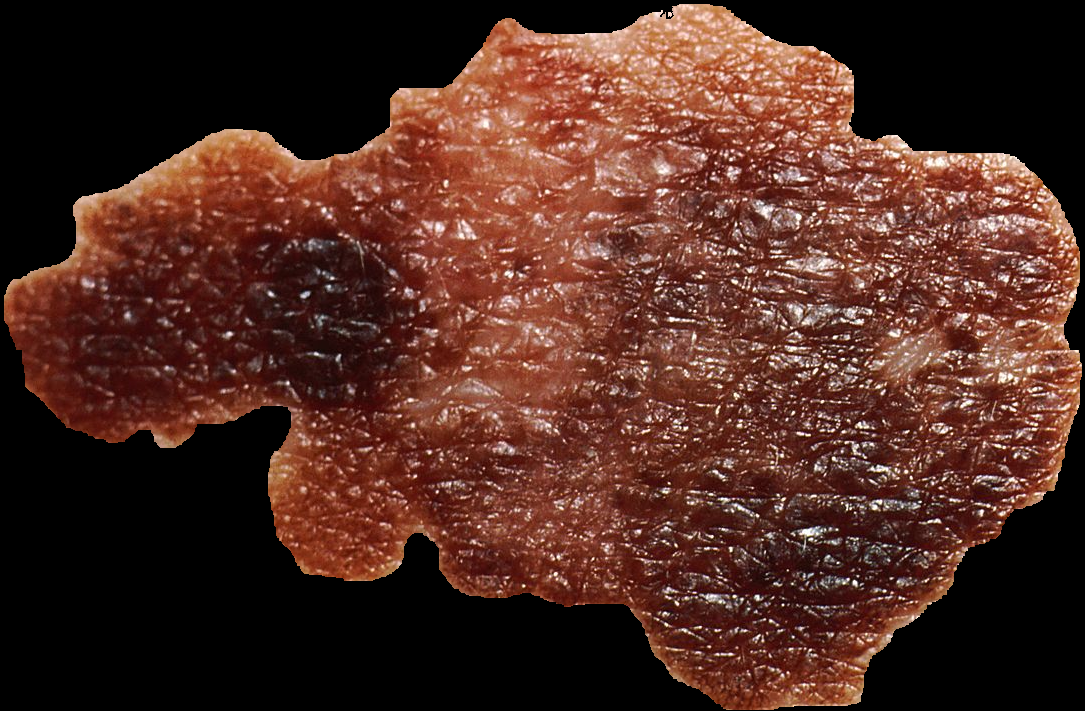
#> input picture Melanoma.png, 1085 x 711 px
$ python Colour-evaluation.py
#> lines starting #> are read from the running program, lines starting #| are printed output that depends on the picture; after the words box and inside, x2 and y2 are one past the last pixel; in counts of white or black regions, pixels touching at a corner belong together
import cv2
import numpy as np
import matplotlib.pyplot as plt

leasie = cv2.imread("Melanoma.png")
#> leasie is the input picture: shape (711, 1085, 3); mean B, G, R 34.1, 43.3, 78.8
color_score = 0
leasie = cv2.cvtColor(leasie, cv2.COLOR_BGR2RGB)

# intervals
light_brown_higher_range = (109, 60, 46)
light_brown_lower_range = (92, 64, 51)

dark_brown_higher_range = (92, 64, 51)
dark_brown_lower_range = (43, 30, 24)

white_higher_range = (255, 255, 255)
white_lower_range = (217, 217, 217)

red_higher_range = (255, 77, 77)
red_lower_range = (154, 0, 0)

blue_grey_higher_range = (144, 168, 180)
blue_grey_lower_range = (69, 91, 102)

black_higher_range = (38, 38, 38)
black_lower_range = (0, 0, 0)

# mask of colour
mask_light_brown = cv2.inRange(leasie, light_brown_lower_range, light_brown_higher_range)
#> mask_light_brown: shape (711, 1085); every value is 0
mask_dark_brown = cv2.inRange(leasie, dark_brown_lower_range, dark_brown_higher_range)
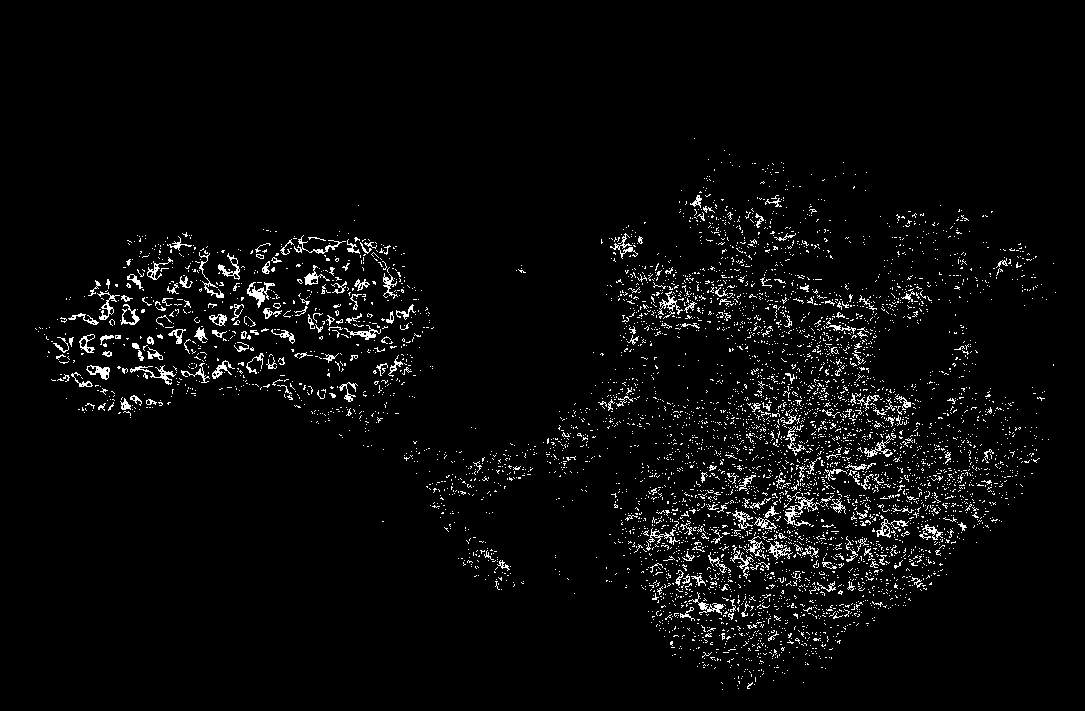
#> mask_dark_brown: shape (711, 1085); 3.5% white in thin lines or dots, all inside (x1, y1, x2, y2) = (35, 138, 1056, 690)
mask_white = cv2.inRange(leasie, white_lower_range, white_higher_range)
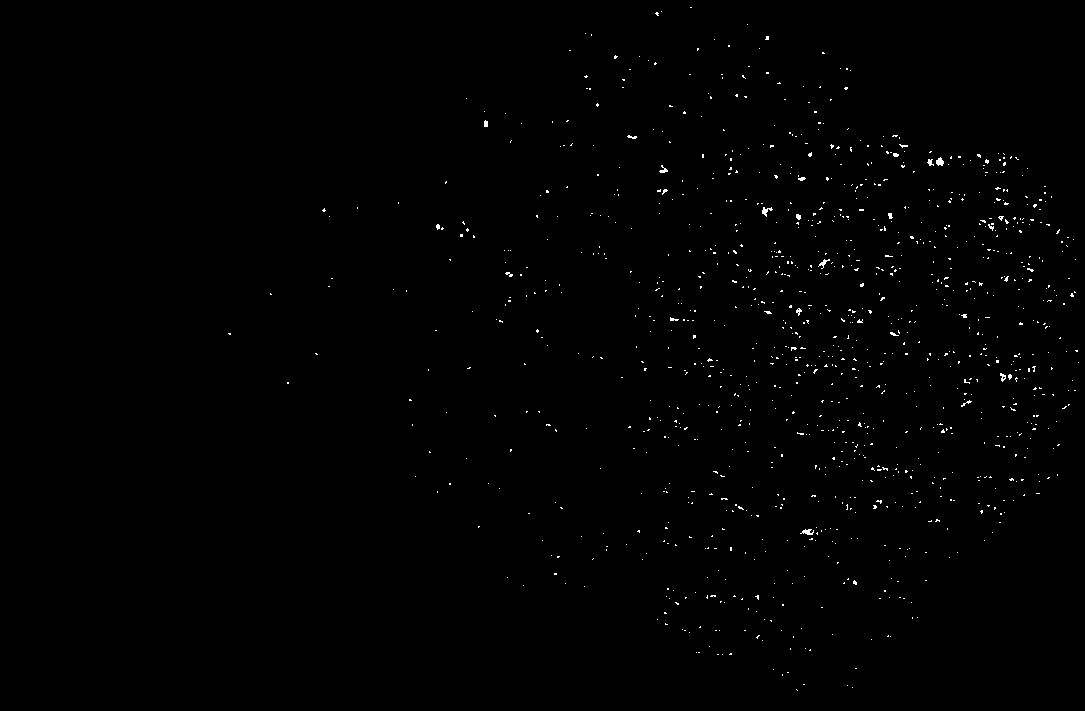
#> mask_white: shape (711, 1085); 0.51% white in thin lines or dots, all inside (x1, y1, x2, y2) = (228, 7, 1079, 691)
mask_red = cv2.inRange(leasie, red_higher_range, red_higher_range)
mask_blue_grey = cv2.inRange(leasie, blue_grey_lower_range, blue_grey_higher_range)
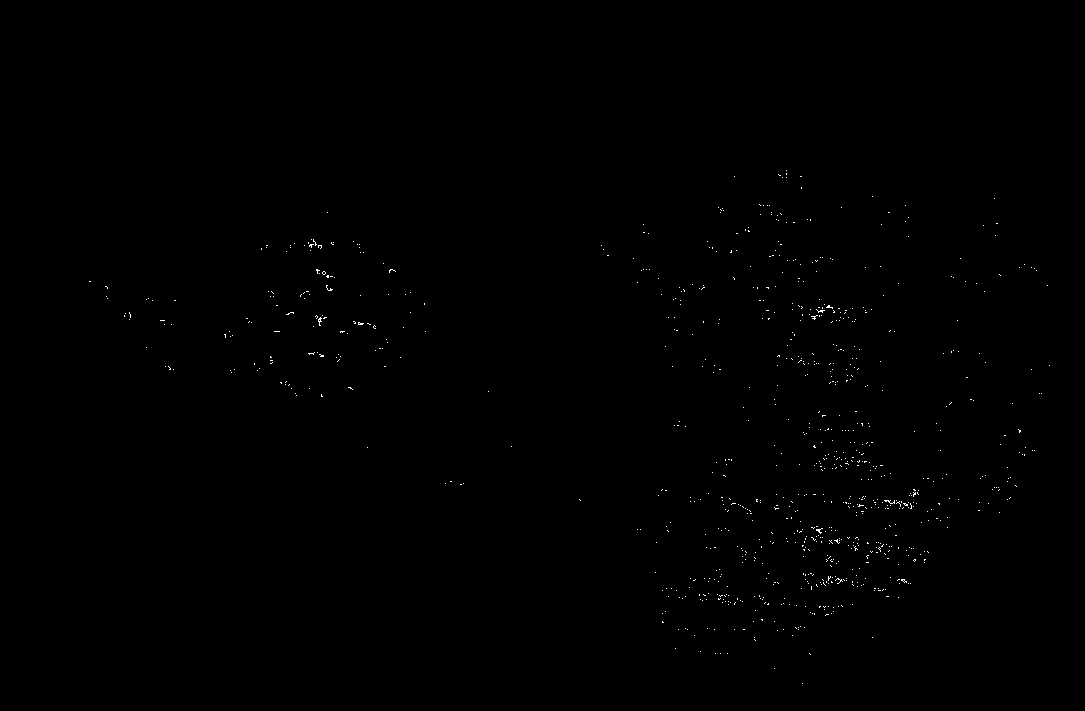
#> mask_blue_grey: shape (711, 1085); 0.21% white in thin lines or dots, all inside (x1, y1, x2, y2) = (89, 170, 1050, 684)
mask_black = cv2.inRange(leasie, black_lower_range, black_higher_range)
#> mask_black: shape (711, 1085); 38.3% white; 473 white regions (452 under 20 px), largest, box (x1, y1, x2, y2) and area: (0, 0, 1085, 711) 292091, (295, 332, 364, 363) 725, (363, 302, 385, 319) 117
mask_negative_space = cv2.inRange(leasie, (0, 0, 0), (0, 0, 0))
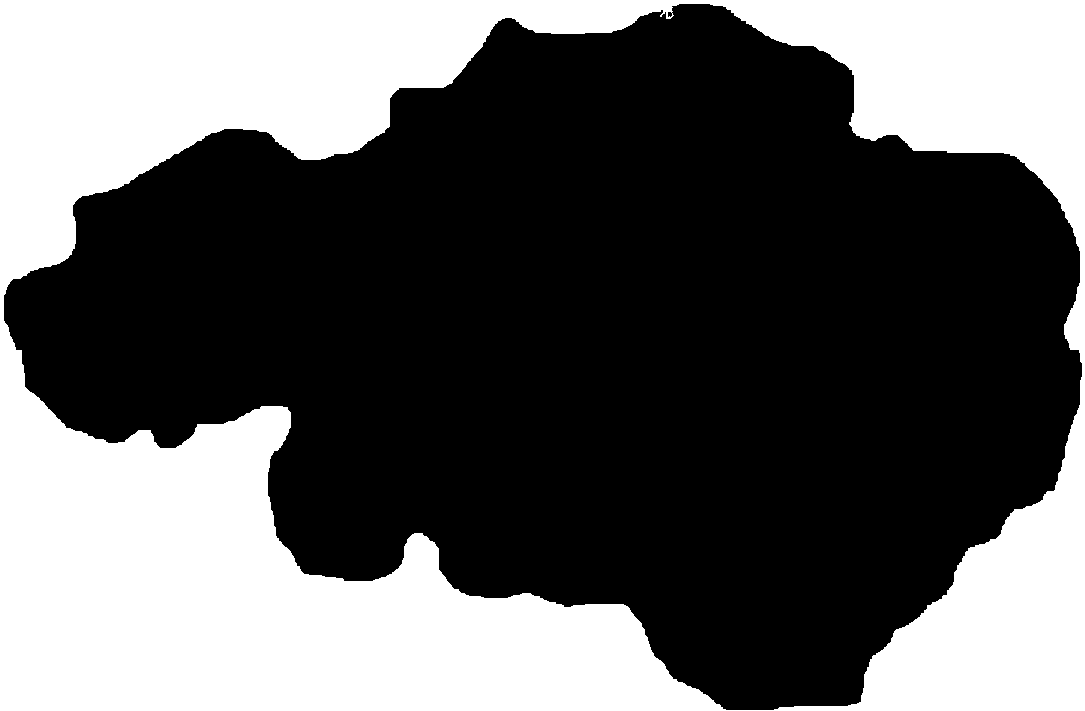
#> mask_negative_space: shape (711, 1085); 37.9% white; 1 white region, box (x1, y1, x2, y2) and area: (0, 0, 1085, 711) 292091
final_mask_black =  mask_black - mask_negative_space
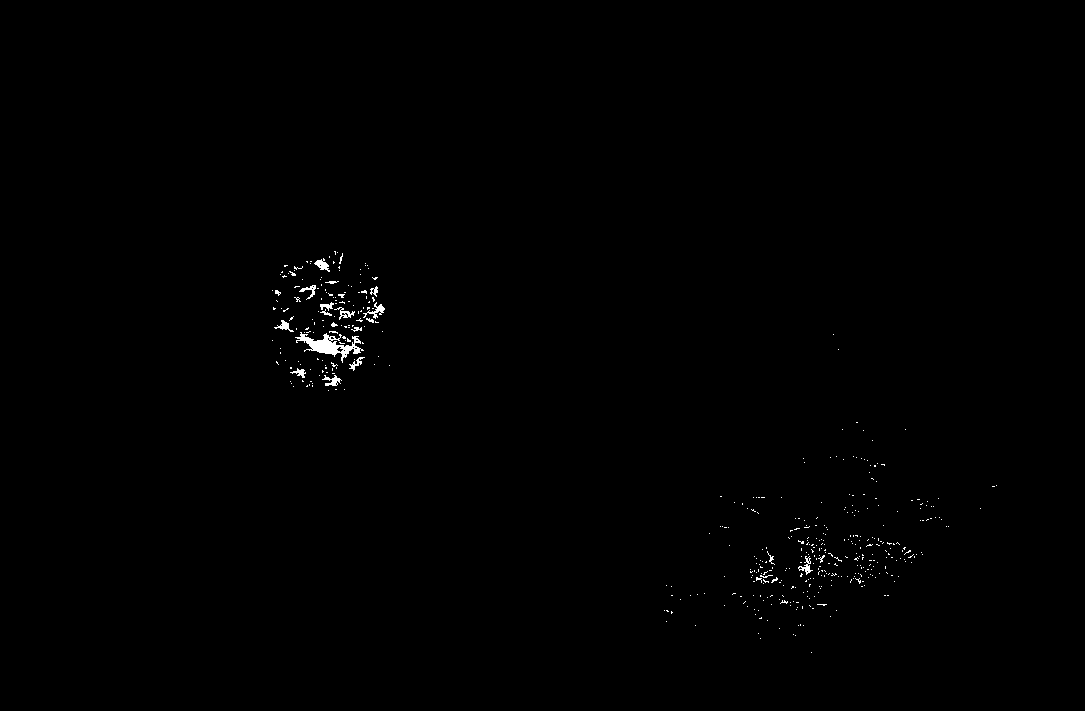
#> final_mask_black: shape (711, 1085); 0.39% white; 472 white regions (452 under 20 px), largest, box (x1, y1, x2, y2) and area: (295, 332, 364, 363) 725, (363, 302, 385, 319) 117, (314, 258, 330, 272) 105

# show images

fig, ax = plt.subplots(3, 2)
plt.subplots_adjust(left=None, bottom=None, right=None, top=None, wspace=None, hspace=0.8)
fig.suptitle('Masks of colours', fontsize=14)

ax[0, 0].imshow(mask_light_brown, cmap="gray")
ax[0, 1].imshow(mask_dark_brown, cmap="gray")
ax[1, 0].imshow(mask_white, cmap="gray")
ax[1, 1].imshow(final_mask_black, cmap="gray")
ax[2, 0].imshow(mask_red, cmap="gray")
ax[2, 1].imshow(mask_blue_grey, cmap="gray")

ax[0, 0].set_title("light brown")
ax[0, 1].set_title("dark brown")
ax[1, 0].set_title("white")
ax[1, 1].set_title("black")
ax[2, 0].set_title("red")
ax[2, 1].set_title("blue grey")


# area colours
pix_melanoma = np.sum(leasie > 0)
#> pix_melanoma = 1435678
pix_light_brown = np.sum(mask_light_brown == 255)
#> pix_light_brown = 0
pix_dark_brown = np.sum(mask_dark_brown == 255)
#> pix_dark_brown = 27361
pix_white = np.sum(mask_white == 255)
#> pix_white = 3949
pix_red = np.sum(mask_red == 255)
#> pix_red = 0
pix_blue_gray = np.sum(mask_blue_grey == 255)
#> pix_blue_gray = 1603
pix_black = np.sum(final_mask_black == 255)
#> pix_black = 2992

#counting system
for i in [pix_dark_brown, pix_light_brown, pix_white, pix_red, pix_blue_gray, pix_black]:
    if (i/pix_melanoma) >= 0.05:
        color_score += 1
#> this loop made 6 passes
#> i on passes 1 to 6: 27361, 0, 3949, 0, 1603, 2992
#> after the loop, color_score = 0

print("Je 'C' score is: ", color_score)
#| Je 'C' score is:  0

if color_score == 0:
    #consequentie
    print()

if color_score == 1:
    #consequentie
    print()

if color_score == 2:
    #consequentie
    print()

if color_score == 3:
    #consequentie
    print()

if color_score == 4:
    #consequentie
    print()

if color_score == 5:
    #consequentie
    print()

if color_score == 6:
    #consequentie
    print()
